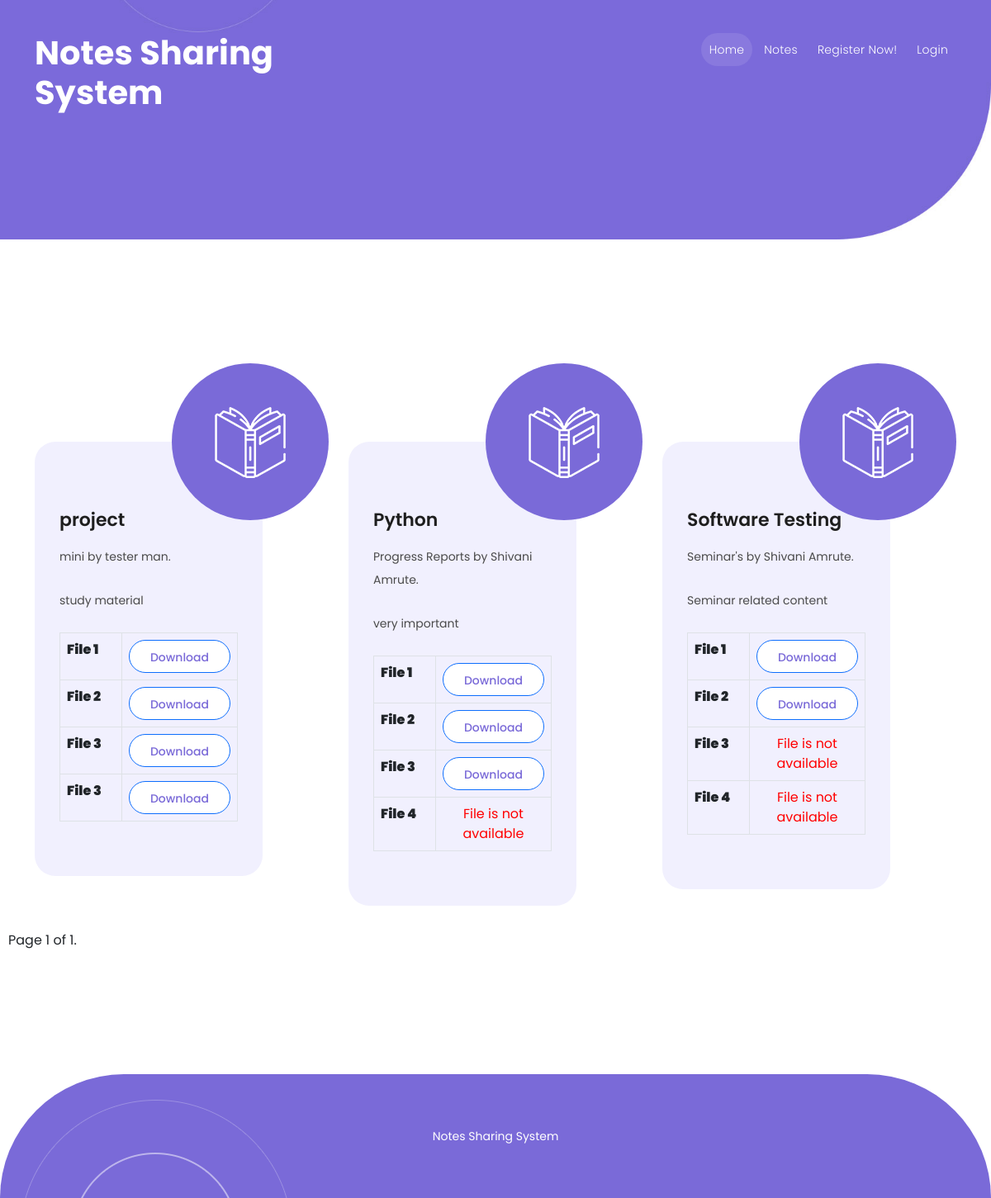
The page /Notes on the database its author committed.
### nssapp/models.py (models this page shows, shortened)
class Notes(models.Model):
    nsuser = models.ForeignKey(UserReg, on_delete=models.CASCADE, null=True, blank=True, related_name='notes')
    notestitle = models.CharField(max_length=250)
    subject = models.CharField(max_length=250)
    notesdesc = models.TextField()
    file1 = models.FileField(upload_to='media/notes/files', null=True, blank=True)
    file2 = models.FileField(upload_to='media/notes/files', null=True, blank=True)
    file3 = models.FileField(upload_to='media/notes/files', null=True, blank=True)
    file4 = models.FileField(upload_to='media/notes/files', null=True, blank=True)
    created_at = models.DateTimeField(auto_now_add=True)
    updated_at = models.DateTimeField(auto_now=True)

class UserReg(models.Model):
    admin = models.OneToOneField(CustomUser, on_delete=models.CASCADE, null=True, blank=True)
    mobilenumber = models.CharField(max_length=11)
    regdate_at = models.DateTimeField(auto_now_add=True)
    updated_at = models.DateTimeField(auto_now=True)

class CustomUser(AbstractUser):
    USER ={
        (1,'admin'),
        (2,'nsuser'),
    }
    user_type = models.CharField(choices=USER,max_length=50,default=1)
    profile_pic = models.ImageField(upload_to='media/profile_pic')

### notessharing/views.py (the view)
# urls.py: path('Notes', views.NOTES_DETAILS, name='notes_details'),
def NOTES_DETAILS(request):
    data_list = Notes.objects.all()
    paginator = Paginator(data_list, 10)  # Show 10 data per page
    page_number = request.GET.get('page')
    try:
        data_list = paginator.page(page_number)
    except PageNotAnInteger:
        data_list = paginator.page(1)
    except EmptyPage:
        data_list = paginator.page(paginator.num_pages)
    context = {
        "data_list":data_list,
    }
    return render(request,'notes.html',context)

### templates/notes.html (shortened to what this page needs)
{% load static %}
<!DOCTYPE html>
<html lang="en">
  <head>
    <link href="{% static 'vendor/bootstrap/css/bootstrap.min.css' %}" rel="stylesheet">
    <link rel="stylesheet" href="{% static 'css/fontawesome.css' %}">
    <link rel="stylesheet" href="{% static 'css/templatemo-scholar.css' %}">
    <link rel="stylesheet" href="{% static 'css/owl.css' %}">
    <link rel="stylesheet" href="{% static 'css/animate.css' %}">
    <link rel="stylesheet"href="https://unpkg.com/swiper@7/swiper-bundle.min.css"/>
  </head>
<body>
  <header class="header-area header-sticky">
    <div class="container">
        <div class="row">
            <div class="col-12">
                <nav class="main-nav">
                        <h1 style="color: white;">Notes Sharing System</h1>
                    <ul class="nav">
                      <li class="scroll-to-section"><a href="{% url 'index' %}" class="active">Home</a></li>
                      <li class="scroll-to-section"><a href="#services">Notes</a></li>
                      <li class="scroll-to-section"><a href="{% url 'usersignup' %}">Register Now!</a></li>
                      <li class="scroll-to-section"><a href="{% url 'login' %}">Login</a></li>
                  </ul>
                </nav>
            </div>
        </div>
    </div>
  </header>
  <div class="main-banner" id="top">
  </div>
  <div class="services section" id="services">
    <div class="container">
      <div class="row">
        {% for i in data_list %}
        <div class="col-lg-4 col-md-6">
          <div class="service-item">
            <div class="icon">
              <img src="{% static 'images/service-01.png' %}" alt="online degrees">
            </div>
            <div class="main-content">
              <h4>{{i.subject}}</h4>
              <p>{{i.notestitle}} by {{ i.nsuser.admin.first_name}} {{ i.nsuser.admin.last_name}}.</p>
              <p>{{i.notesdesc}}</p>
              <div class="main-button">
                <p><table class="table table-bordered" border="1"><tr>
                    <th width="200"><strong>File 1</strong></th>
                    <td colspan="3" style="text-align: center;"><a href="{{ i.file1.url }}" width="100" height="100" target="_blank" class="btn btn-primary btn-sm">Download</a></td>
                    </tr>
                    {% if i.file2 %}
                      <tr>
                    <th width="200"><strong>File 2</strong></th>
                    <td colspan="3" style="text-align: center;"><a href="{{ i.file2.url }}" width="100" height="100" target="_blank" class="btn btn-primary">Download</a></td>
                    </tr> {% else %}
                    <tr>
                    <th width="200"><strong>File 2</strong></th>
                    <td colspan="3" style="text-align: center;"><span style="color: red">File is not available</span></td>
                    </tr> {% endif %}
                    {% if i.file3 %}
                      <tr>
                    <th width="200"><strong>File 3</strong></th>
                    <td colspan="3" style="text-align: center;"><a href="{{ i.file3.url }}" width="100" height="100" target="_blank" class="btn btn-primary">Download</a></td>
                    </tr> {% else %}
                    <tr>
                    <th width="200"><strong>File 3</strong></th>
                    <td colspan="3" style="text-align: center;"><span style="color: red">File is not available</span></td>
                    </tr> {% endif %}
                    {% if i.file4 %}
                    <tr>
                  <th width="200"><strong>File 3</strong></th>
                  <td colspan="3" style="text-align: center;"><a href="{{ i.file4.url }}" width="100" height="100" target="_blank" class="btn btn-primary">Download</a></td>
                  </tr> {% else %}
                  <tr>
                  <th width="200"><strong>File 4</strong></th>
                  <td colspan="3" style="text-align: center;"><span style="color: red">File is not available</span></td>
                  </tr> {% endif %}</p></table>
              </div>
            </div>
          </div>
        </div>{% endfor %}
      </div>
    </div>
  </div>
  <div class="pagination">
    <span class="step-links">
        <span class="current" style="padding-left: 10px;padding-bottom: 10px;">
            Page {{ data_list.number }} of {{ data_list.paginator.num_pages }}.
        </span>
    </span>
</div>
  <footer>
    <div class="container">
      <div class="col-lg-12">
        <p>Notes Sharing System </p>
      </div>
    </div>
  </footer>
  </body>
</html>

### static/css/templatemo-scholar.css (style rules this page uses)
html, body, div, span, applet, object, iframe, h1, h2, h3, h4, h5, h6, p, blockquote, div pre, a, abbr, acronym, address, big, cite, code, del, dfn, em, font, img, ins, kbd, q, s, samp, small, strike, strong, sub, sup, tt, var, b, u, i, center, dl, dt, dd, ol, ul, li, figure, header, nav, section, article, aside, footer, figcaption { margin: 0; padding: 0; border: 0; outline: 0; }
ul, li { padding: 0; margin: 0; list-style: none; }
header, nav, section, article, aside, footer, hgroup { display: block; }
* { box-sizing: border-box; }
html, body { font-family: 'Poppins', sans-serif; -ms-text-size-adjust: 100%; -webkit-font-smoothing: antialiased; -moz-osx-font-smoothing: grayscale; }
a { text-decoration: none !important; }
h1, h2, h3, h4, h5, h6 { color: #1e1e1e; margin-top: 0px; margin-bottom: 0px; font-weight: 700; }
ul { margin-bottom: 0px; }
p { font-size: 14px; line-height: 28px; color: #4a4a4a; }
img { width: 100%; overflow: hidden; }
html, body { font-family: 'Poppins', sans-serif; }
.section { padding-top: 30px; margin-top: 120px; }
.main-button a { display: inline-block; background-color: #fff; color: #7a6ad8; font-size: 14px; font-weight: 500; height: 40px; line-height: 40px; padding: 0px 25px; border-radius: 20px; transition: all .3s; }
.header-area { position: absolute; background-color: transparent; top: 40px; left: 0; right: 0; z-index: 100; -webkit-transition: all .5s ease 0s; -moz-transition: all .5s ease 0s; -o-transition: all .5s ease 0s; transition: all .5s ease 0s; }
.header-area .main-nav { background: transparent; display: flex }
.header-area .main-nav ul.nav { border-radius: 0px 0px 25px 25px; flex-basis: 100%; margin-right: 0px; justify-content: right; -webkit-transition: all 0.3s ease 0s; -moz-transition: all 0.3s ease 0s; -o-transition: all 0.3s ease 0s; transition: all 0.3s ease 0s; position: relative; z-index: 999; }
.header-area .main-nav .nav li:last-child { padding-right: 0px; }
.header-area .main-nav .nav li { padding-left: 5px; padding-right: 5px; height: 40px; line-height: 40px; }
.header-area .main-nav .nav li a { display: block; padding-left: 20px; padding-right: 20px; border-radius: 20px; font-weight: 300; font-size: 14px; height: 40px; line-height: 40px; text-transform: capitalize; color: #fff; -webkit-transition: all 0.4s ease 0s; -moz-transition: all 0.4s ease 0s; -o-transition: all 0.4s ease 0s; transition: all 0.4s ease 0s; border: transparent; letter-spacing: .25px; }
.header-area .main-nav .nav li a.active { color: #fff; background-color: rgba(255, 255, 255, 0.10); opacity: 1; }
.header-area.header-sticky .nav li a.active { color: #fff; }
@media (max-width: 1200px) { .header-area .main-nav .nav li { padding-left: 2px; padding-right: 2px; } }
@media (max-width: 1200px) { .header-area .main-nav .nav li a { padding-left: 10px; padding-right: 10px; } }
.main-banner { background-image: url(../images/banner-bg.jpg); background-position: right bottom; background-repeat: no-repeat; background-size: cover; padding: 170px 0px 120px 0px; }
.services .service-item { position: relative; margin-top: 95px; }
.services .service-item .icon { width: 190px; height: 190px; display: inline-block; text-align: center; line-height: 190px; background-color: #7a6ad8; border-radius: 50%; position: absolute; right: 0; top: -95px; }
.services .service-item .icon img { max-width: 86px; transition: all .2s; }
.services .service-item .main-content { border-radius: 25px; padding: 80px 30px 50px 30px; background-color: #f1f0fe; margin-bottom: 30px; margin-right: 80px; transition: all .4s; }
.services .service-item h4 { font-size: 22px; font-weight: 600; margin-bottom: 15px; line-height: 30px; transition: all .4s; }
.services .service-item p { color: #4a4a4a; margin-bottom: 25px; }
footer { margin-top: 150px; position: relative; background-color: #7a6ad8; vertical-align: middle; min-height: 150px; border-radius: 150px 150px 0px 0px; }
footer p { text-align: center; line-height: 150px; color: #fff; font-weight: 400; }
footer::before { background: url(../images/contact-dec-01.png); position: absolute; left: 30px; transform: rotate(180deg); opacity: 1; bottom: 0; width: 318px; height: 119px; content: ''; z-index: 2; }
body { overflow-x: hidden; }

### rows shown on the page
Notes: subject "project", notestitle "mini", nsuser.admin.first_name "tester", nsuser.admin.last_name "man", notesdesc "study material"
Notes: subject "Python", notestitle "Progress Reports", nsuser.admin.first_name "Shivani", nsuser.admin.last_name "Amrute", notesdesc "very important", file4 "File 4"
Notes: subject "Software Testing", notestitle "Seminar's", nsuser.admin.first_name "Shivani", nsuser.admin.last_name "Amrute", notesdesc "Seminar related content", file3 "File 3", file4 "File 4"

### other values the page prints
{{ data_list.number }} "1"
{{ data_list.paginator.num_pages }} "1"
